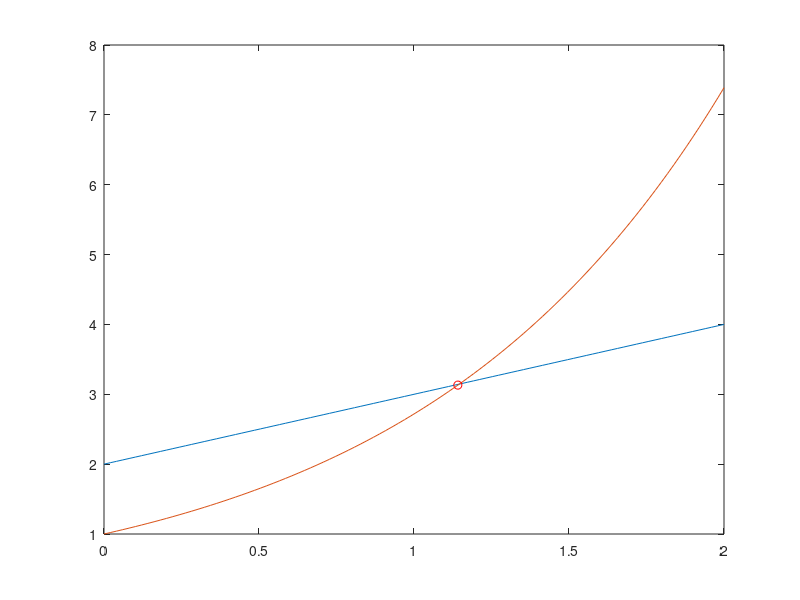

MATLAB code for this plot:
clc
clear
x = linspace(0,2);
y1 = x + 2;
y2 = exp(x);
tol = 0.05;

counter=1;
for i = 1:100
    if abs(y1(i) - y2(i)) <= tol
        y_intersect(counter) = y2(i);
        x_intercept(counter) = x(i);
        counter=counter+1;
    end

end

x_avg_intersect = mean(x_intercept);
y_avg_intersect = mean(y_intersect);

plot(x,y1)
hold on
plot(x,y2)
hold on
plot(x_avg_intersect, y_avg_intersect,'or');



